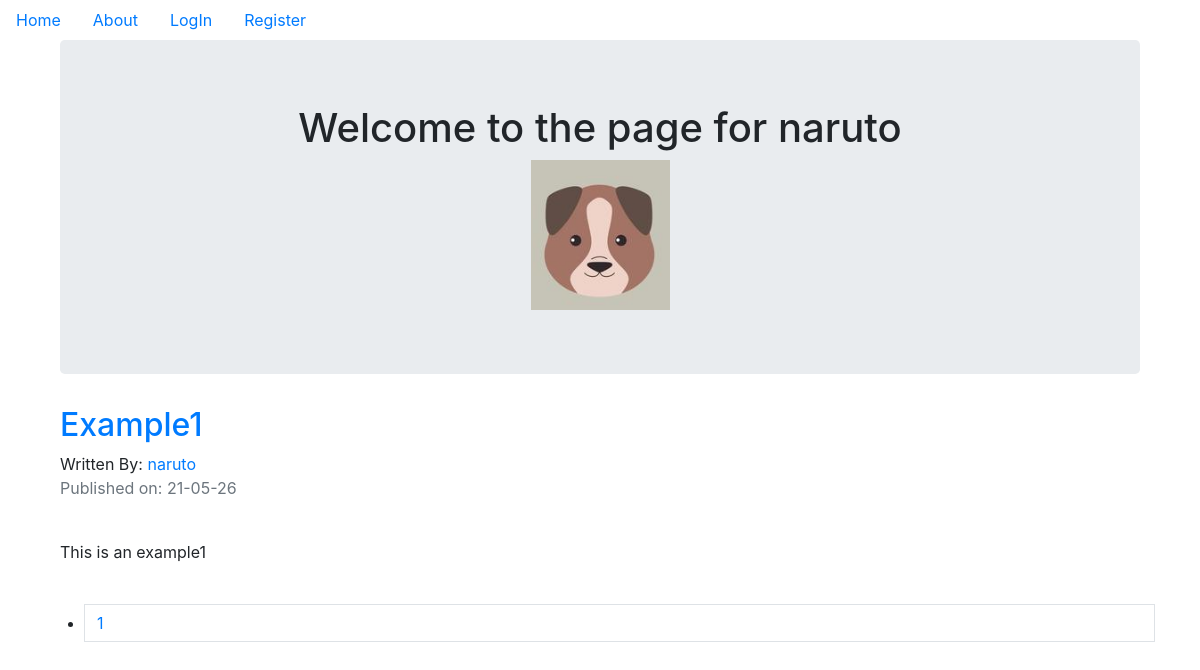
/naruto, run on the app's committed database.
### myproject/models.py (models this page shows, shortened)
class User(db.Model,UserMixin):
	__tablename__ = 'users'
	id = db.Column(db.Integer,primary_key=True)
	username = db.Column(db.String(64),unique= True,index=True)
	password_hash = db.Column(db.String(128))
	email = db.Column(db.String(64),unique=True,index=True)
	profile_image = db.Column(db.String,nullable=False,default='default_profile.png')
	posts = db.relationship('BlogPosts',backref='author',lazy=True)

class BlogPosts(db.Model,UserMixin):
	__tablename__ = 'posts'
	users = db.relationship(User)
	id = db.Column(db.Integer,primary_key=True)
	user_id = db.Column(db.Integer,db.ForeignKey('users.id'),nullable=False)
	date = db.Column(db.DateTime,nullable=False,default=datetime.utcnow)
	text = db.Column(db.Text,nullable=False)
	title = db.Column(db.String(140),nullable=False)

### myproject/user/views.py (the view)
@users.route('/<username>')
def user_posts(username):
	page = request.args.get('page',1,type=int)
	user = User.query.filter_by(username=username).first_or_404()
	blog_posts = BlogPosts.query.filter_by(author=user).order_by(BlogPosts.date.desc()).paginate(page=page,per_page=5)
	return render_template('user_blog_posts.html',blog_posts=blog_posts,user=user)

### myproject/templates/user_blog_posts.html
{% extends "base.html" %}
{% block content %}
<div class="container">
	<div class="jumbotron">
		<div align="center">
			<h1>Welcome to the page for {{user.username}}</h1>
			<img src="{{url_for('static',filename='profile_pics/'+ user.profile_image)}}">
		</div>
	</div>
	{% for post in blog_posts.items %}
		<h2><a href="{{url_for('blog_posts.blog_post',blog_post_id=post.id)}}">{{post.title}}</a></h2>
		Written By: <a href="{{url_for('users.user_posts',username= post.author.username)}}">{{post.author.username}}</a><br>
		<p class="text-muted">Published on: {{post.date.strftime("%y-%m-%d")}}</p><br>
		<p>{{post.text}}</p>
		<br>
	{% endfor %}
</div>
<nav aria-label='Page Navigation example'>
	<ul class="Pagination justify-content_center">
		{% for page_num in blog_posts.iter_pages(left_edge=1,right_edge=1,left_current=1,right_current=2) %}
			{% if blog_posts.page == page_num %}
				<li class="page-item-disabled">
					<a class="page-link" href="{{url_for('users.user_posts',username='user.username',page=page_num)}}">{{page_num}}</a>
				</li>
			{%else%}
				<li class="page-item">
					<a class="page-link" href="{{url_for('user.user_posts',username='user.username',page=page_num)}}">{{page_num}}</a>
				</li>
			{% endif %}
		{% endfor %}
	</ul>
</nav>
{% endblock %}

### data on the page
User: username "naruto", profile_image (placeholder picture)
BlogPosts: title "Example1", author.username "naruto", date "21-05-26", text "This is an example1"

### other printed values
{{ page_num }} "1"
